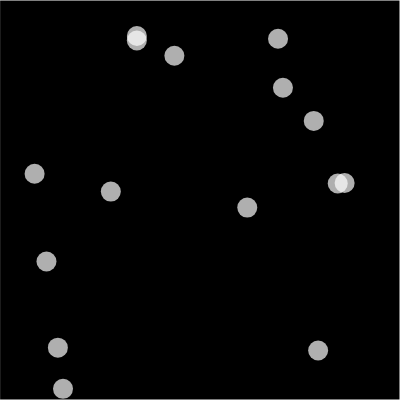
Frame 1 (no input)
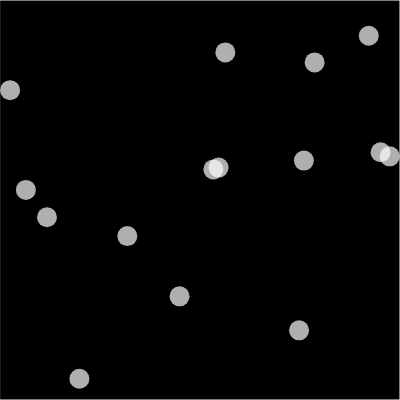
Frame 60 (no input)
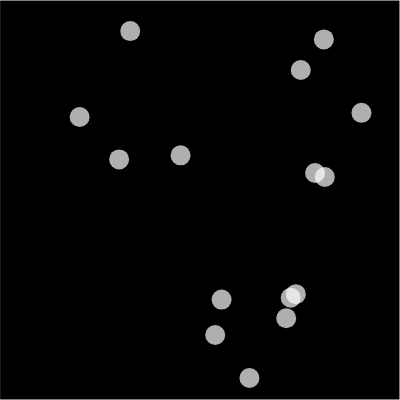
Frame 120 (the mouse pressed at the canvas centre since frame 60)

The p5.js sketch that drew these frames (run headless with seeded random() and noise() and a simulated clock; from frame 60 on, the mouse is pressed at the canvas centre):

// p5.js sketch
// ── sketch.js
let Molecules = [];
let Grid = [];
let num = 15;

function setup() {
    createCanvas(400, 400);

    for(i = 0; i < num; i++) {
        Molecules[i] = new Molecule(10, width, height, 3);
    }
}

function draw() {
    background(0);
    view(1);

    for(i = 0; i < Molecules.length; i++) {
        Molecules[i].edge();

        for(j = i + 1; j < Molecules.length; j++) {
        Molecules[i].collision(Molecules[j]);
        }      

        Molecules[i].move();   
        Molecules[i].display();
    }
}

function view(scl = 1) {
    translate((width - width*scl)/ 2, (height - height*scl)/ 2);
    scale(scl);

    noFill(); 
    stroke(255);
    rect(0, 0, width, height);
}

// ── molecule.js
class Molecule {

    constructor(r, w, h, s) {
        this.r = r;

        this.FOrigin = 0 + this.r;
        this.FWidth = w - this.r;
        this.FHeight = h - this.r;
        
        this.x = random(this.FOrigin, this.FWidth);
        this.y = random(this.FOrigin, this.FHeight);

        this.x_speed = random(-s, s);
        this.y_speed = random(-s, s);
    }

    display(red = 255, green = 255, blue = 255, alpha = 175) {
        noStroke();
        fill(red, green, blue, alpha);
        ellipse(this.x, this.y, 2 * this.r);
    }

    move() {
        this.x += this.x_speed;
        this.y += this.y_speed;
    }

    edge() {
        if(this.x > this.FWidth || this.x < this.FOrigin) {
            this.x_speed = -this.x_speed;
        }
        if(this.y > this.FHeight || this.y < this.FOrigin) {
            this.y_speed = -this.y_speed;
        }
    }

    collision(other) {
        let TX = 0; 
        let TY = 0;
        let d = dist(this.x, this.y, other.x, other.y);

        TX = Molecules[i].x_speed;
        TY = Molecules[i].y_speed;

        if(d <= this.r + other.r){
            Molecules[i].x_speed = other.x_speed;
            Molecules[i].y_speed = other.y_speed;

            other.x_speed = TX;
            other.y_speed = TY;
        }
    }
}
